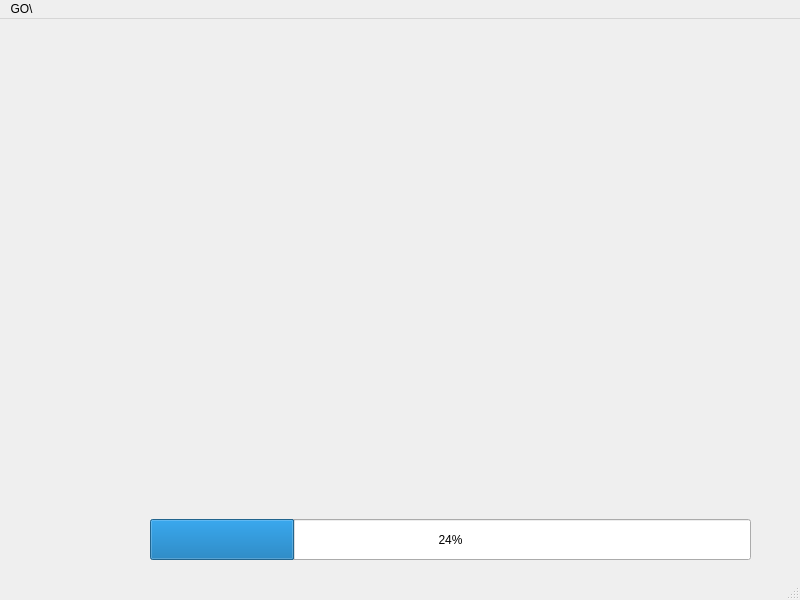
<?xml version="1.0" encoding="UTF-8"?>
<ui version="4.0">
 <class>MainWindow</class>
 <widget class="QMainWindow" name="MainWindow">
  <property name="geometry">
   <rect>
    <x>0</x>
    <y>0</y>
    <width>800</width>
    <height>600</height>
   </rect>
  </property>
  <property name="windowTitle">
   <string>MainWindow</string>
  </property>
  <widget class="QWidget" name="centralwidget">
   <widget class="QProgressBar" name="progressBar">
    <property name="geometry">
     <rect>
      <x>150</x>
      <y>500</y>
      <width>601</width>
      <height>41</height>
     </rect>
    </property>
    <property name="value">
     <number>24</number>
    </property>
   </widget>
  </widget>
  <widget class="QMenuBar" name="menubar">
   <property name="geometry">
    <rect>
     <x>0</x>
     <y>0</y>
     <width>800</width>
     <height>22</height>
    </rect>
   </property>
   <widget class="QMenu" name="menuGO">
    <property name="title">
     <string>GO\</string>
    </property>
    <addaction name="actionsome"/>
   </widget>
   <addaction name="menuGO"/>
  </widget>
  <widget class="QStatusBar" name="statusbar"/>
  <action name="actionsome">
   <property name="text">
    <string>some</string>
   </property>
  </action>
 </widget>
 <resources/>
 <connections/>
</ui>
